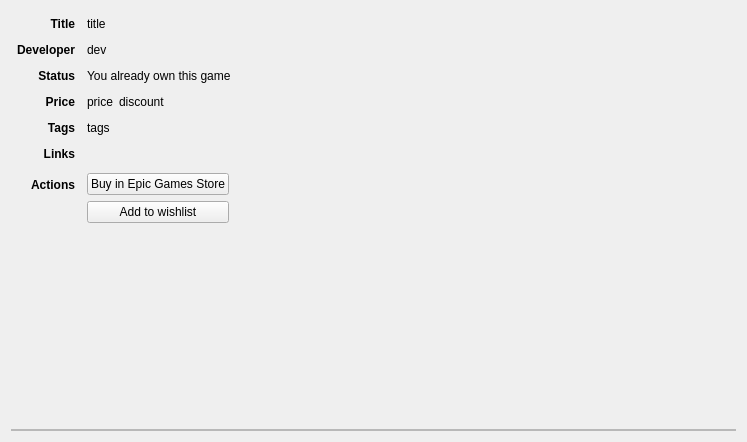
<?xml version="1.0" encoding="UTF-8"?>
<ui version="4.0">
 <class>ShopInfo</class>
 <widget class="QWidget" name="ShopInfo">
  <property name="geometry">
   <rect>
    <x>0</x>
    <y>0</y>
    <width>747</width>
    <height>442</height>
   </rect>
  </property>
  <property name="windowTitle">
   <string notr="true">ShopGameInfo</string>
  </property>
  <layout class="QHBoxLayout" name="main_layout" stretch="0,1">
   <item>
    <layout class="QVBoxLayout" name="left_layout"/>
   </item>
   <item>
    <layout class="QVBoxLayout" name="right_layout">
     <item>
      <layout class="QFormLayout" name="info_layout">
       <property name="labelAlignment">
        <set>Qt::AlignRight|Qt::AlignTrailing|Qt::AlignVCenter</set>
       </property>
       <property name="horizontalSpacing">
        <number>12</number>
       </property>
       <property name="verticalSpacing">
        <number>12</number>
       </property>
       <property name="leftMargin">
        <number>6</number>
       </property>
       <property name="topMargin">
        <number>6</number>
       </property>
       <property name="rightMargin">
        <number>6</number>
       </property>
       <property name="bottomMargin">
        <number>6</number>
       </property>
       <item row="0" column="0">
        <widget class="QLabel" name="title_label">
         <property name="font">
          <font>
           <weight>75</weight>
           <bold>true</bold>
          </font>
         </property>
         <property name="text">
          <string>Title</string>
         </property>
         <property name="alignment">
          <set>Qt::AlignRight|Qt::AlignTrailing|Qt::AlignVCenter</set>
         </property>
        </widget>
       </item>
       <item row="0" column="1">
        <widget class="QLabel" name="title">
         <property name="text">
          <string notr="true">title</string>
         </property>
         <property name="textInteractionFlags">
          <set>Qt::LinksAccessibleByMouse|Qt::TextSelectableByMouse</set>
         </property>
        </widget>
       </item>
       <item row="1" column="0">
        <widget class="QLabel" name="developer_label">
         <property name="font">
          <font>
           <weight>75</weight>
           <bold>true</bold>
          </font>
         </property>
         <property name="text">
          <string>Developer</string>
         </property>
         <property name="alignment">
          <set>Qt::AlignRight|Qt::AlignTrailing|Qt::AlignVCenter</set>
         </property>
        </widget>
       </item>
       <item row="1" column="1">
        <widget class="QLabel" name="dev">
         <property name="text">
          <string notr="true">dev</string>
         </property>
         <property name="textInteractionFlags">
          <set>Qt::LinksAccessibleByMouse|Qt::TextSelectableByMouse</set>
         </property>
        </widget>
       </item>
       <item row="2" column="0">
        <widget class="QLabel" name="status_label">
         <property name="font">
          <font>
           <weight>75</weight>
           <bold>true</bold>
          </font>
         </property>
         <property name="text">
          <string>Status</string>
         </property>
         <property name="alignment">
          <set>Qt::AlignRight|Qt::AlignTrailing|Qt::AlignVCenter</set>
         </property>
        </widget>
       </item>
       <item row="2" column="1">
        <widget class="QLabel" name="owned_label">
         <property name="text">
          <string>You already own this game</string>
         </property>
        </widget>
       </item>
       <item row="3" column="0">
        <widget class="QLabel" name="price_label">
         <property name="font">
          <font>
           <weight>75</weight>
           <bold>true</bold>
          </font>
         </property>
         <property name="text">
          <string>Price</string>
         </property>
         <property name="alignment">
          <set>Qt::AlignRight|Qt::AlignTrailing|Qt::AlignVCenter</set>
         </property>
        </widget>
       </item>
       <item row="3" column="1">
        <widget class="QWidget" name="price_widget" native="true">
         <layout class="QHBoxLayout" name="horizontalLayout">
          <property name="sizeConstraint">
           <enum>QLayout::SetFixedSize</enum>
          </property>
          <property name="leftMargin">
           <number>0</number>
          </property>
          <property name="topMargin">
           <number>0</number>
          </property>
          <property name="rightMargin">
           <number>0</number>
          </property>
          <property name="bottomMargin">
           <number>0</number>
          </property>
          <item>
           <widget class="QLabel" name="price">
            <property name="text">
             <string notr="true">price</string>
            </property>
            <property name="textInteractionFlags">
             <set>Qt::LinksAccessibleByMouse|Qt::TextSelectableByMouse</set>
            </property>
           </widget>
          </item>
          <item>
           <widget class="QLabel" name="discount_price">
            <property name="text">
             <string notr="true">discount</string>
            </property>
           </widget>
          </item>
         </layout>
        </widget>
       </item>
       <item row="4" column="0">
        <widget class="QLabel" name="tags_label">
         <property name="font">
          <font>
           <weight>75</weight>
           <bold>true</bold>
          </font>
         </property>
         <property name="text">
          <string>Tags</string>
         </property>
         <property name="alignment">
          <set>Qt::AlignRight|Qt::AlignTrailing|Qt::AlignVCenter</set>
         </property>
        </widget>
       </item>
       <item row="4" column="1">
        <widget class="QLabel" name="tags">
         <property name="text">
          <string notr="true">tags</string>
         </property>
        </widget>
       </item>
       <item row="5" column="0">
        <widget class="QLabel" name="links_label">
         <property name="font">
          <font>
           <weight>75</weight>
           <bold>true</bold>
          </font>
         </property>
         <property name="text">
          <string>Links</string>
         </property>
         <property name="alignment">
          <set>Qt::AlignRight|Qt::AlignTrailing|Qt::AlignVCenter</set>
         </property>
        </widget>
       </item>
       <item row="5" column="1">
        <widget class="QWidget" name="social_group" native="true">
         <property name="minimumSize">
          <size>
           <width>250</width>
           <height>0</height>
          </size>
         </property>
         <layout class="QHBoxLayout" name="social_layout">
          <property name="sizeConstraint">
           <enum>QLayout::SetFixedSize</enum>
          </property>
          <property name="leftMargin">
           <number>0</number>
          </property>
          <property name="topMargin">
           <number>0</number>
          </property>
          <property name="rightMargin">
           <number>0</number>
          </property>
          <property name="bottomMargin">
           <number>0</number>
          </property>
         </layout>
        </widget>
       </item>
       <item row="6" column="0">
        <widget class="QLabel" name="actions_label">
         <property name="font">
          <font>
           <weight>75</weight>
           <bold>true</bold>
          </font>
         </property>
         <property name="text">
          <string>Actions</string>
         </property>
         <property name="alignment">
          <set>Qt::AlignRight|Qt::AlignTrailing|Qt::AlignVCenter</set>
         </property>
        </widget>
       </item>
       <item row="6" column="1">
        <widget class="QWidget" name="buttons_widget" native="true">
         <property name="sizePolicy">
          <sizepolicy hsizetype="Preferred" vsizetype="Fixed">
           <horstretch>0</horstretch>
           <verstretch>0</verstretch>
          </sizepolicy>
         </property>
         <property name="minimumSize">
          <size>
           <width>250</width>
           <height>0</height>
          </size>
         </property>
         <property name="maximumSize">
          <size>
           <width>250</width>
           <height>16777215</height>
          </size>
         </property>
         <layout class="QVBoxLayout" name="button_layout">
          <property name="sizeConstraint">
           <enum>QLayout::SetFixedSize</enum>
          </property>
          <property name="leftMargin">
           <number>0</number>
          </property>
          <property name="topMargin">
           <number>0</number>
          </property>
          <property name="rightMargin">
           <number>0</number>
          </property>
          <property name="bottomMargin">
           <number>0</number>
          </property>
          <item>
           <widget class="QPushButton" name="open_store_button">
            <property name="text">
             <string>Buy in Epic Games Store</string>
            </property>
           </widget>
          </item>
          <item>
           <widget class="QPushButton" name="wishlist_button">
            <property name="text">
             <string>Add to wishlist</string>
            </property>
           </widget>
          </item>
         </layout>
        </widget>
       </item>
      </layout>
     </item>
     <item>
      <widget class="QFrame" name="requirements_group">
       <property name="sizePolicy">
        <sizepolicy hsizetype="Expanding" vsizetype="Fixed">
         <horstretch>0</horstretch>
         <verstretch>0</verstretch>
        </sizepolicy>
       </property>
       <property name="frameShape">
        <enum>QFrame::StyledPanel</enum>
       </property>
       <property name="frameShadow">
        <enum>QFrame::Sunken</enum>
       </property>
       <layout class="QHBoxLayout" name="requirements_layout">
        <property name="leftMargin">
         <number>0</number>
        </property>
        <property name="topMargin">
         <number>0</number>
        </property>
        <property name="rightMargin">
         <number>0</number>
        </property>
        <property name="bottomMargin">
         <number>0</number>
        </property>
       </layout>
      </widget>
     </item>
    </layout>
   </item>
  </layout>
 </widget>
 <resources/>
 <connections/>
</ui>
